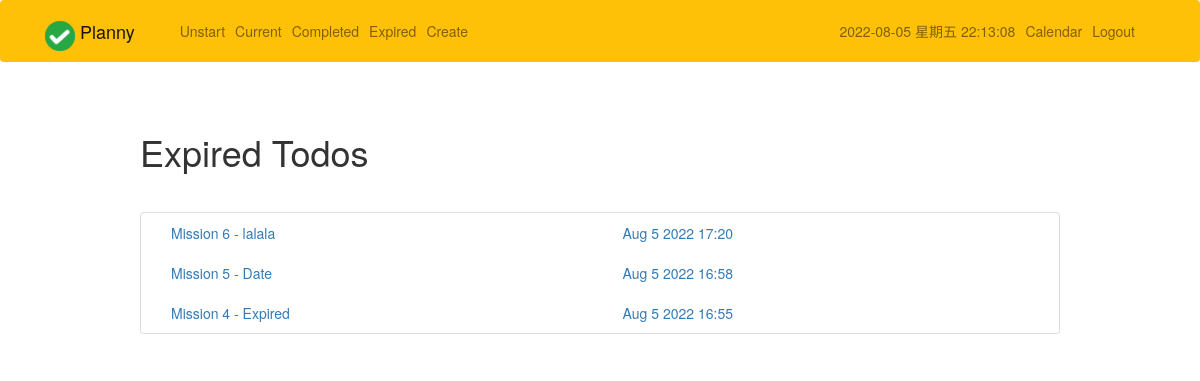
Before: /expired/ (signed in) with the older database file.
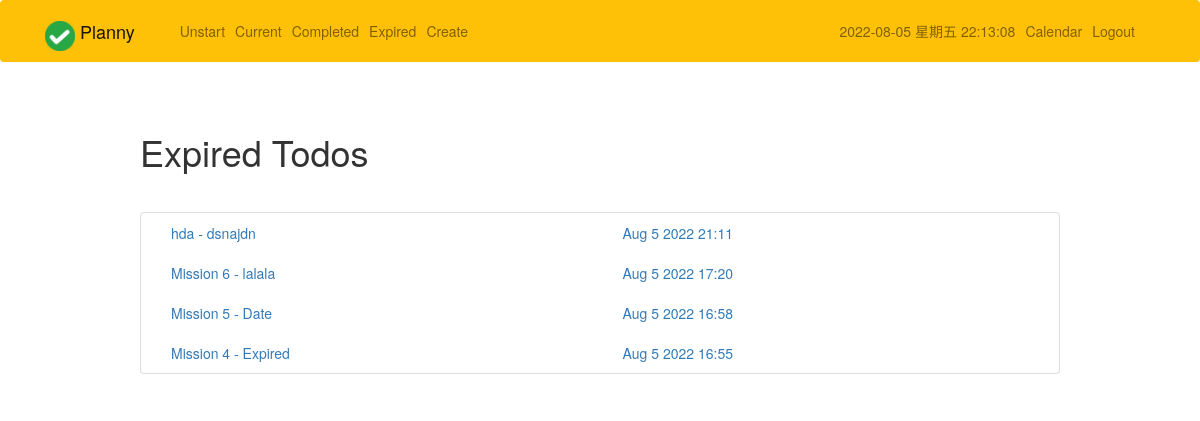
After: the same page with the newer database file.
### todo/models.py (models this page shows, shortened)
class Todo(models.Model):
    title = models.CharField(verbose_name="标题", max_length=100)
    memo = models.TextField(verbose_name="内容", blank=True)
    created = models.DateTimeField(auto_now_add=True)
    datecompleted = models.DateTimeField(null=True, blank=True)
    important = models.BooleanField(default=False)  # 不要用这个，没有用
    user = models.ForeignKey(User, on_delete=models.CASCADE)
    level = models.SmallIntegerField(verbose_name="任务重要性", choices=level_choices, default=0)
    expiration_date = models.DateTimeField(verbose_name="任务截止日期", null=True, blank=True)
    status = models.SmallIntegerField(verbose_name="任务状态", choices=status_choices, default=0)
    predict_hour = models.IntegerField(verbose_name="预计花费小时", default=0)
    predict_minute = models.IntegerField(verbose_name="预计花费分钟", default=0)
    isDaily = models.BooleanField(verbose_name="日常", default=False)
    fixedTime_start = models.TimeField(verbose_name="日常任务固定时间开始", null=True, blank=True)
    fixedTime_end = models.TimeField(verbose_name="日常任务固定时间结束", null=True, blank=True)
    tag = models.SmallIntegerField(verbose_name="标签", choices=tag_choices, default=0)
    overdue = models.BooleanField(default=False)
    assign_start = models.CharField(verbose_name="开始时间", max_length=10, default='00:00')
    assign_end = models.CharField(verbose_name="结束时间", max_length=10, default='00:00')

### todo/views.py (the view)
# urls.py: path('expired/', views.expiredtodos, name='expiredtodos'),
@login_required
def expiredtodos(request):
    todos = Todo.objects.filter(user=request.user, status=3).order_by(
        '-expiration_date')
    return render(request, 'todo/expiredtido.html', {'todos': todos})

### todo/templates/todo/expiredtido.html (shortened to what this page needs)
{% extends "todo/base.html" %}
{% load static %}
{% block css %}
    <link rel="stylesheet" href="{% static 'plugins/bootstrap_dist/css/bootstrap.css' %}">
{% endblock %}
{% block content %}
    <div class="row justify-content-center mt-5">
        <div class="col-md-10">
            <h1>Expired Todos</h1>
        </div>
    </div>
    <div class="row justify-content-center mt-5">
        <div class="col-md-10">
            <div class="list-group">
                {% for todo in todos %}
                    <div class="list-group-item list-group-item-action{% if todo.important %} list-group-item-danger{% endif %}">
                        <a href="{% url 'viewtodo' todo.id %}" class="col-lg-8">
                            {{ todo.title }}
                            {% if todo.memo %} - {{ todo.memo }}{% endif %}
                            <div style="float: right">
                                {{ todo.expiration_date|date:'M j Y H:i' }}
                            </div>
                        </a>
                    </div>
                {% endfor %}
            </div>
        </div>
    </div>
{% endblock %}

### todo/templates/todo/base.html (shortened to what this page needs)
{% load static %}
<html>
<head>
    <link rel="stylesheet" href="https://stackpath.bootstrapcdn.com/bootstrap/4.4.1/css/bootstrap.min.css"
>
    <link rel="stylesheet" href="{% static 'plugins/bootstrap_dist/css/bootstrap.css' %}">
    {% block css %}{% endblock %}
</head>
<body>
<nav class="navbar navbar-expand-md navbar-light bg-warning">
    <div class="container">
        <a class="navbar-brand" href="{% url 'home' %}">
            <img src="{% static 'todo/logo.png' %}" width="30" height="30" class="d-inline-block align-top">
            <span>Planny</span>
        </a>
        <div class="collapse navbar-collapse" id="navbarNav">
            {% if user.is_authenticated %}
                <ul class="navbar-nav mr-auto">
                    <li class="nav-item {{ unstart }}">
                        <a class="nav-link" href="/unstart/">Unstart</a>
                    </li>
                    <li class="nav-item {{ current }}">
                        <a class="nav-link" href="{% url 'currenttodos' %}">Current</a>
                    </li>
                    <li class="nav-item {{ completed }}">
                        <a class="nav-link" href="{% url 'completedtodos' %}">Completed</a>
                    </li>
                    <li class="nav-item {{ expired }}">
                        <a class="nav-link" href="/expired/">Expired</a>
                    </li>
                    <li class="nav-item {{ create }}">
                        <a class="nav-link" href="{% url 'createtodo' %}">Create</a>
                    </li>
                </ul>
            {% endif %}
            <ul class="navbar-nav ml-auto" style="float: right">
                {% if user.is_authenticated %}
                    <li class="nav-item">
                        <a class="nav-link" id="timespan" href="#">Time</a>
                    </li>
                    <li class="nav-item">
                        <a class="nav-link" href="{% url 'tocalendar' %}">Calendar</a>
                    </li>
                    <li class="nav-item">
                        <a href="#" onclick="$('#signOutBtn').click()" class="nav-link">Logout</a>
                    </li>
                {% endif %}
            </ul>
        </div>
    </div>
</nav>
<div class="container">
    {% block content %}{% endblock %}
</div>
</body>
</html>

Changed rows visible on the page:
added Todo: title "hda", memo "dsnajdn", expiration_date "Aug 5 2022 21:11"
